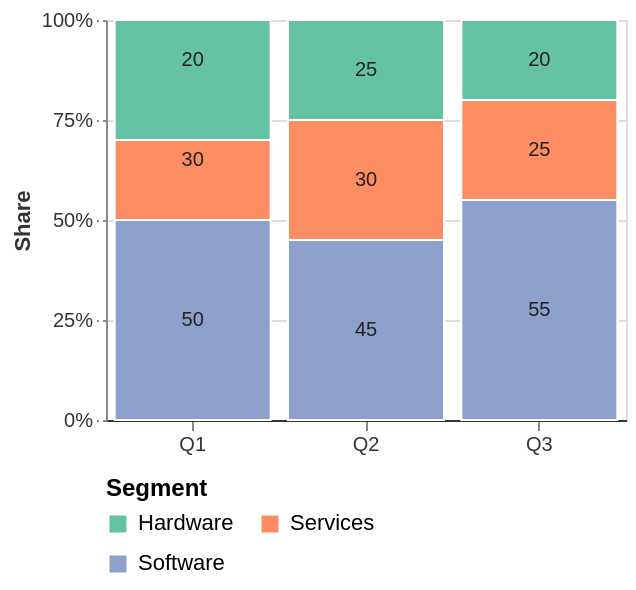

Specify this chart in Vega-Lite:
### Vega-Lite specification from a JSON file in a GitHub repository (floating-point values rounded to 4 significant figures)
{"$schema": "https://vega.github.io/schema/vega-lite/v6.json", "description": "Customization: a normalized stacked bar chart with a two-column legend below, stacked labels and a percent axis.", "width": 260, "height": 200, "data": {"values": [{"q": "Q1", "kind": "Hardware", "v": 30}, {"q": "Q1", "kind": "Software", "v": 50}, {"q": "Q1", "kind": "Services", "v": 20}, {"q": "Q2", "kind": "Hardware", "v": 25}, {"q": "Q2", "kind": "Software", "v": 45}, {"q": "Q2", "kind": "Services", "v": 30}, {"q": "Q3", "kind": "Hardware", "v": 20}, {"q": "Q3", "kind": "Software", "v": 55}, {"q": "Q3", "kind": "Services", "v": 25}]}, "encoding": {"x": {"field": "q", "type": "ordinal", "title": null, "axis": {"labelAngle": 0, "domainColor": "#333333"}}, "y": {"field": "v", "type": "quantitative", "stack": "normalize", "axis": {"format": ".0%", "values": [0, 0.25, 0.5, 0.75, 1], "title": "Share", "tickDash": [2, 2]}}}, "layer": [{"mark": {"type": "bar", "cornerRadiusEnd": 0, "strokeWidth": 1, "stroke": "white"}, "encoding": {"color": {"field": "kind", "type": "nominal", "scale": {"scheme": "set2"}, "legend": {"orient": "bottom", "columns": 2, "title": "Segment", "offset": 12}}}}, {"mark": {"type": "text", "color": "#222222", "fontSize": 10}, "encoding": {"y": {"field": "v", "type": "quantitative", "stack": "normalize", "bandPosition": 0.5}, "detail": {"field": "kind"}, "text": {"field": "v", "type": "quantitative"}}}], "config": {"legend": {"symbolType": "square", "labelFontSize": 11, "titleFontSize": 12, "rowPadding": 4}, "axis": {"labelColor": "#333333", "titleColor": "#333333"}}}
